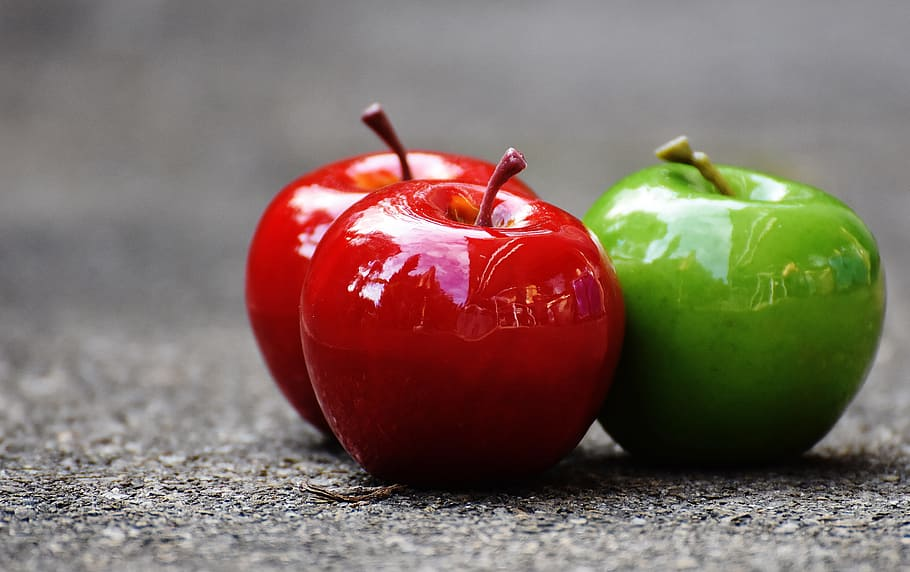
#> input picture python_opencv_1_src/12_히스토그램/1_히스토그램 구하기/apple.jpg, 910 x 572 px
$ python 13-2.py
#> lines starting #> are read from the running program, lines starting #| are printed output that depends on the picture
import cv2 as cv
import numpy as np


src = cv.imread("apple.jpg", cv.IMREAD_COLOR)
#> src is the input picture: shape (572, 910, 3); mean B, G, R 100.2, 109.7, 127


bgr_planes = cv.split(src)
histSize = 256
histRange = (0, 256)
accumulate = False


b_hist = cv.calcHist(bgr_planes, [0], None, [histSize], histRange,
    accumulate=accumulate)
#> b_hist = 256 values, max 15545 at index 4, min 167 at index 219, mean 2033.3
g_hist = cv.calcHist(bgr_planes, [1], None, [histSize], histRange,
    accumulate=accumulate)
#> g_hist = 256 values, max 11240 at index 4, min 224 at index 238, mean 2033.3
r_hist = cv.calcHist(bgr_planes, [2], None, [histSize], histRange,
    accumulate=accumulate)
#> r_hist = 256 values, max 10478 at index 145, min 81 at index 2, mean 2033.3


hist_w = 256*3
hist_h = 400
histImage = np.zeros((hist_h, hist_w, 3), dtype=np.uint8)


cv.normalize(b_hist, b_hist, alpha=0, beta=hist_h, norm_type=cv.NORM_MINMAX)
cv.normalize(g_hist, g_hist, alpha=0, beta=hist_h, norm_type=cv.NORM_MINMAX)
cv.normalize(r_hist, r_hist, alpha=0, beta=hist_h, norm_type=cv.NORM_MINMAX)


for i in range(0, histSize):

    cv.line(histImage, ( i, hist_h - int(np.round(b_hist[i])) ),
            ( i, hist_h - 0 ), ( 255, 0, 0), thickness=2)

    cv.line(histImage, ( i + 256, hist_h - int(np.round(g_hist[i-1])) ),
            ( i + 256, hist_h - 0 ), ( 0, 255, 0), thickness=2)

    cv.line(histImage, ( i + 256 * 2, hist_h - int(np.round(r_hist[i-1])) ),
            ( i + 256 *2, hist_h - 0 ), ( 0, 0, 255), thickness=2)
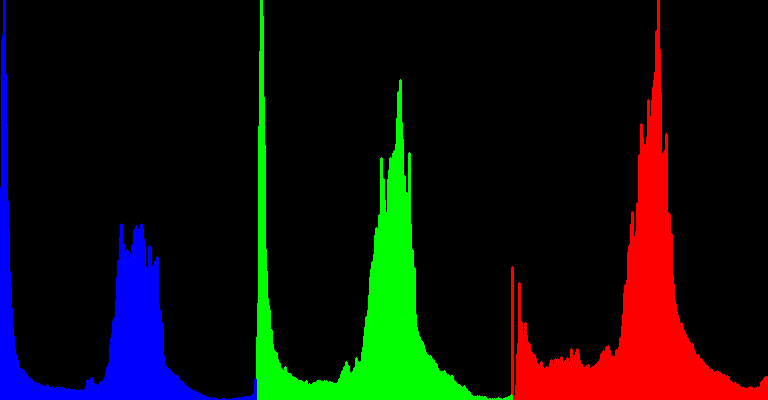
#> histImage: shape (400, 768, 3); mean of channels 0, 1, 2 11.6, 15.5, 17.6; drawn as B, G, R

cv.imshow('Source image', src)
cv.imshow('Histogram', histImage)
cv.waitKey()

$ run again, with python_opencv_1_src/12_히스토그램/1_히스토그램 구하기/cat on laptop.jpg copied over python_opencv_1_src/12_히스토그램/1_히스토그램 구하기/apple.jpg
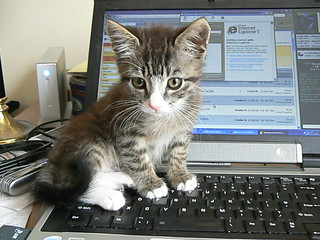
#> input picture python_opencv_1_src/12_히스토그램/1_히스토그램 구하기/cat on laptop.jpg, 320 x 240 px
#> src is the input picture: shape (240, 320, 3); mean B, G, R 123, 126.4, 123.2
#> b_hist = 256 values, max 691 at index 46, min 31 at index 1, mean 300
#> g_hist = 256 values, max 773 at index 53, min 13 at index 0, mean 300
#> r_hist = 256 values, max 691 at index 49, min 32 at index 2, mean 300
#> after the loop `for i in range(0, histSize):`:
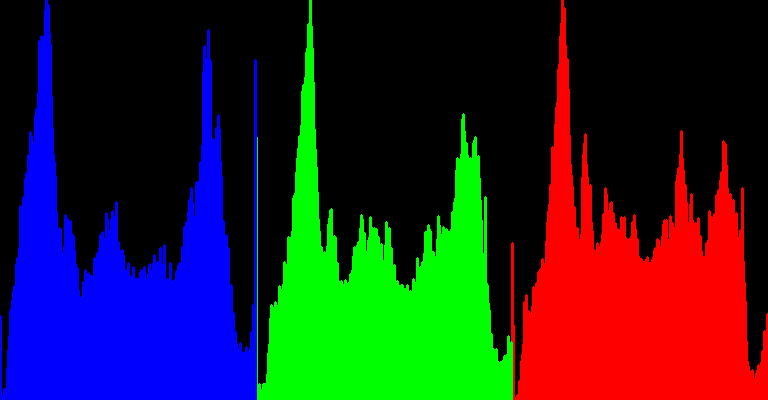
#> histImage: shape (400, 768, 3); mean of channels 0, 1, 2 37.8, 34.5, 37.3; drawn as B, G, R
